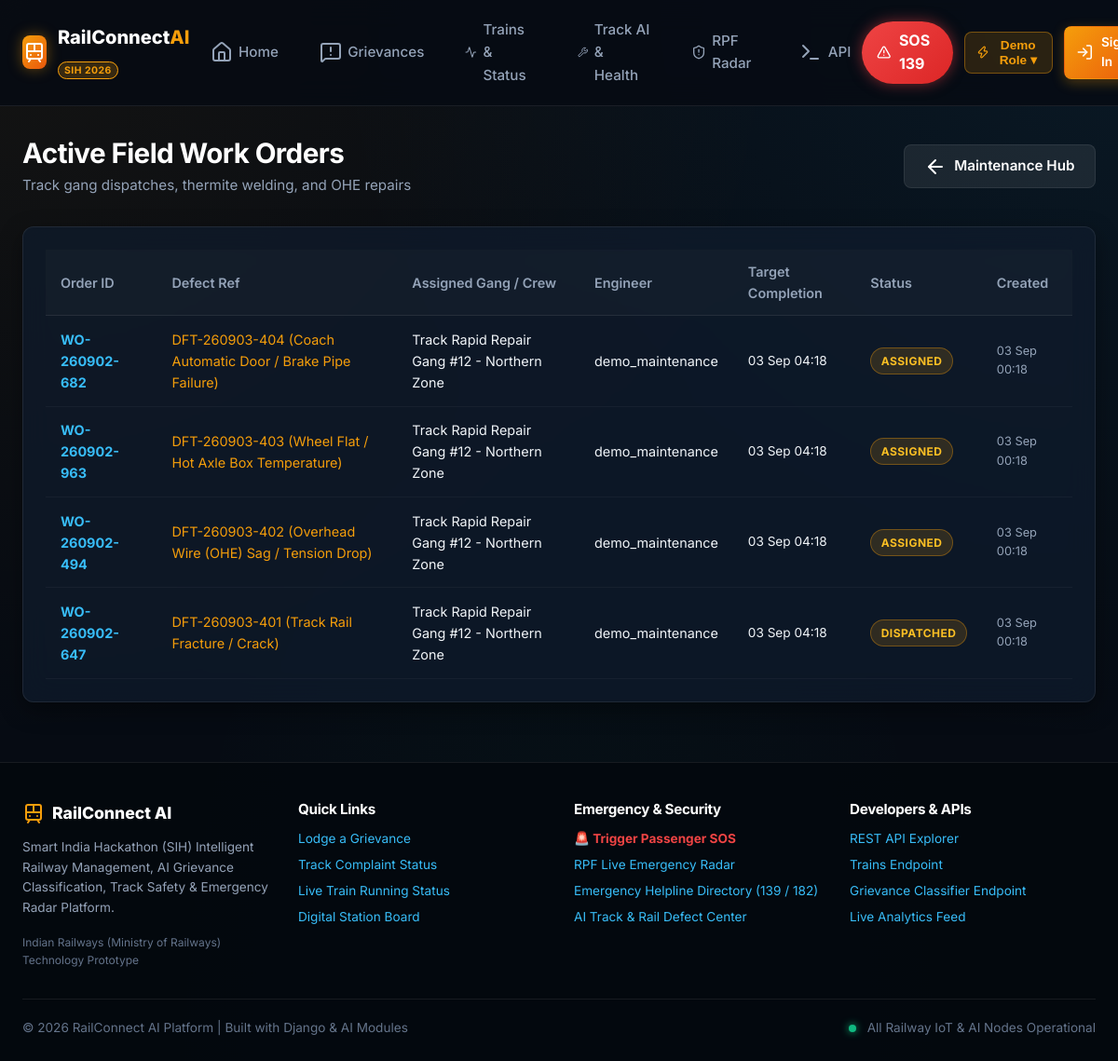
The page /maintenance/work-orders/ on the database its author committed.
### apps/maintenance/models.py (models this page shows, shortened)
class WorkOrder(models.Model):
    order_id = models.CharField(max_length=30, unique=True, default=generate_work_order_id, editable=False)
    defect = models.ForeignKey(DefectReport, on_delete=models.CASCADE, related_name='work_orders')
    assigned_crew = models.CharField(max_length=150, default="Track Inspection Gang #4 - Northern Railway")
    assigned_engineer = models.ForeignKey(User, on_delete=models.SET_NULL, null=True, blank=True, related_name='assigned_work_orders')
    target_completion_time = models.DateTimeField(null=True, blank=True)
    repair_summary = models.TextField(blank=True)
    status = models.CharField(max_length=30, default="Assigned", choices=[
        ('Assigned', 'Assigned'),
        ('Dispatched', 'Team Dispatched on Site'),
        ('Work_Completed', 'Work Completed'),
        ('Safety_Certified', 'Safety Certified'),
    ])
    created_at = models.DateTimeField(auto_now_add=True)
    completed_at = models.DateTimeField(null=True, blank=True)
    class Meta:
        ordering = ['-created_at']

class DefectReport(models.Model):
    report_id = models.CharField(max_length=30, unique=True, default=generate_defect_id, editable=False)
    defect_type = models.CharField(max_length=40, choices=DefectType.choices, default=DefectType.TRACK_CRACK)
    severity = models.CharField(max_length=20, choices=DefectSeverity.choices, default=DefectSeverity.MAJOR)
    section_name = models.CharField(max_length=150, help_text="e.g. Kanpur - Prayagraj Section")
    track_km_marker = models.CharField(max_length=50, help_text="e.g. KM 442/18 - 442/20")
    latitude = models.FloatField(default=28.6139)
    longitude = models.FloatField(default=77.2090)
    train_number = models.CharField(max_length=20, blank=True, help_text="If detected on coach or rolling stock")
    coach_number = models.CharField(max_length=20, blank=True)
    description = models.TextField()
    ai_confidence_score = models.FloatField(default=92.5, help_text="AI Model Confidence % (e.g. 94.2%)")
    detected_by = models.CharField(max_length=100, default="RailVision AI Camera / Sensor Array")
    photo = models.ImageField(upload_to='maintenance_defects/', blank=True, null=True)
    status = models.CharField(max_length=30, choices=DefectStatus.choices, default=DefectStatus.DETECTED)
    reported_by = models.ForeignKey(User, on_delete=models.SET_NULL, null=True, blank=True)
    created_at = models.DateTimeField(auto_now_add=True)
    updated_at = models.DateTimeField(auto_now=True)
    resolved_at = models.DateTimeField(null=True, blank=True)
    class Meta:
        ordering = ['-created_at']

### apps/maintenance/views.py (the view)
# urls.py: path('work-orders/', views.work_order_list_view, name='work_orders'),
def work_order_list_view(request):
    orders = WorkOrder.objects.select_related('defect', 'assigned_engineer').all()
    return render(request, 'maintenance/work_orders.html', {'orders': orders})

### templates/maintenance/work_orders.html (shortened to what this page needs)
{% extends 'base.html' %}
{% block content %}
<div class="container" style="padding-top: 2rem; padding-bottom: 4rem;">
    <div class="flex justify-between items-center" style="margin-bottom: 2rem;">
        <div>
            <h1 style="font-size: 1.85rem; margin-bottom: 0.25rem;">Active Field Work Orders</h1>
            <p style="color: var(--text-muted); font-size: 0.95rem;">Track gang dispatches, thermite welding, and OHE repairs</p>
        </div>
        <a href="{% url 'maintenance:dashboard' %}" class="btn btn-secondary">
            <i data-lucide="arrow-left"></i> Maintenance Hub
        </a>
    </div>
    <div class="card">
        <div class="table-responsive">
            <table class="table">
                <thead>
                    <tr>
                        <th>Order ID</th>
                        <th>Defect Ref</th>
                        <th>Assigned Gang / Crew</th>
                        <th>Engineer</th>
                        <th>Target Completion</th>
                        <th>Status</th>
                        <th>Created</th>
                    </tr>
                </thead>
                <tbody>
                    {% for order in orders %}
                        <tr>
                            <td><strong style="color: var(--secondary);">{{ order.order_id }}</strong></td>
                            <td>
                                <a href="{% url 'maintenance:detail' order.defect.report_id %}" style="color: var(--primary);">
                                    {{ order.defect.report_id }} ({{ order.defect.get_defect_type_display }})
                                </a>
                            </td>
                            <td>{{ order.assigned_crew }}</td>
                            <td>{{ order.assigned_engineer.username|default:"Duty Officer" }}</td>
                            <td style="font-size: 0.85rem;">{{ order.target_completion_time|date:"d M H:i"|default:"Immediate" }}</td>
                            <td><span class="badge badge-warning">{{ order.status }}</span></td>
                            <td style="font-size: 0.8rem; color: var(--text-muted);">{{ order.created_at|date:"d M H:i" }}</td>
                        </tr>
                    {% empty %}
                        <tr>
                            <td colspan="7" style="text-align: center; color: var(--text-subtle); padding: 2rem;">No work orders active.</td>
                        </tr>
                    {% endfor %}
                </tbody>
            </table>
        </div>
    </div>
</div>
{% endblock %}

### static/css/style.css (style rules this page uses)
:root { --bg-main: #060b13; --bg-surface: #0c1626; --bg-card: rgba(15, 27, 45, 0.75); --bg-card-hover: rgba(22, 38, 62, 0.85); --bg-glass: rgba(255, 255, 255, 0.03); --border-subtle: rgba(255, 255, 255, 0.08); --border-accent: rgba(245, 158, 11, 0.4); --border-glow: rgba(56, 189, 248, 0.3); --primary: #f59e0b; --primary-hover: #d97706; --primary-light: rgba(245, 158, 11, 0.15); --secondary: #38bdf8; --secondary-hover: #0284c7; --secondary-light: rgba(56, 189, 248, 0.15); --accent-emerald: #10b981; --accent-ruby: #ef4444; --accent-purple: #a855f7; --text-main: #f1f5f9; --text-muted: #94a3b8; --text-subtle: #64748b; --font-sans: 'Inter', -apple-system, BlinkMacSystemFont, "Segoe UI", Roboto, sans-serif; --radius-sm: 8px; --radius-md: 12px; --radius-lg: 18px; --radius-full: 9999px; --shadow-sm: 0 2px 8px rgba(0, 0, 0, 0.3); --shadow-md: 0 8px 24px rgba(0, 0, 0, 0.4); --shadow-lg: 0 16px 40px rgba(0, 0, 0, 0.6); --shadow-glow: 0 0 25px rgba(245, 158, 11, 0.25); --shadow-ruby: 0 0 25px rgba(239, 68, 68, 0.35); --transition: all 0.25s cubic-bezier(0.4, 0, 0.2, 1); }
* { margin: 0; padding: 0; box-sizing: border-box; }
body { background-color: var(--bg-main); background-image: radial-gradient(at 0% 0%, rgba(245, 158, 11, 0.06) 0px, transparent 50%), radial-gradient(at 100% 0%, rgba(56, 189, 248, 0.08) 0px, transparent 50%), radial-gradient(at 50% 100%, rgba(16, 185, 129, 0.04) 0px, transparent 50%); background-attachment: fixed; color: var(--text-main); font-family: var(--font-sans); line-height: 1.6; min-height: 100vh; display: flex; flex-direction: column; }
h1, h2, h3, h4, h5, h6 { font-weight: 700; color: #ffffff; letter-spacing: -0.02em; line-height: 1.25; }
a { color: var(--secondary); text-decoration: none; transition: var(--transition); }
.container { max-width: 1280px; margin: 0 auto; padding: 0 1.5rem; width: 100%; }
.flex { display: flex; }
.items-center { align-items: center; }
.justify-between { justify-content: space-between; }
.btn { display: inline-flex; align-items: center; justify-content: center; gap: 0.5rem; padding: 0.65rem 1.35rem; font-size: 0.95rem; font-weight: 600; border-radius: var(--radius-sm); cursor: pointer; border: 1px solid transparent; transition: var(--transition); text-decoration: none; }
.btn-secondary { background: rgba(255, 255, 255, 0.08); border-color: var(--border-subtle); color: #ffffff; }
.card { background: var(--bg-card); backdrop-filter: blur(16px); -webkit-backdrop-filter: blur(16px); border: 1px solid var(--border-subtle); border-radius: var(--radius-md); padding: 1.5rem; box-shadow: var(--shadow-md); transition: var(--transition); }
.badge { display: inline-flex; align-items: center; gap: 0.35rem; padding: 0.25rem 0.65rem; border-radius: var(--radius-full); font-size: 0.75rem; font-weight: 700; text-transform: uppercase; letter-spacing: 0.04em; }
.badge-high, .badge-warning { background: rgba(245, 158, 11, 0.15); color: #fbbf24; border: 1px solid rgba(245, 158, 11, 0.35); }
.table-responsive { overflow-x: auto; width: 100%; }
.table { width: 100%; border-collapse: collapse; text-align: left; font-size: 0.9rem; }
.table th { padding: 0.75rem 1rem; color: var(--text-muted); font-weight: 600; border-bottom: 1px solid var(--border-subtle); background: rgba(255, 255, 255, 0.02); }
.table td { padding: 0.85rem 1rem; border-bottom: 1px solid rgba(255, 255, 255, 0.04); color: var(--text-main); }

### rows shown on the page
WorkOrder: order_id "WO-260902-682", defect.report_id "DFT-260903-404", defect.defect_type "Coach Automatic Door / Brake Pipe Failure", assigned_crew "Track Rapid Repair Gang #12 - Northern Zone", assigned_engineer.username "demo_maintenance", target_completion_time "03 Sep 04:18", status "ASSIGNED", created_at "03 Sep 00:18"
WorkOrder: order_id "WO-260902-963", defect.report_id "DFT-260903-403", defect.defect_type "Wheel Flat / Hot Axle Box Temperature", assigned_crew "Track Rapid Repair Gang #12 - Northern Zone", assigned_engineer.username "demo_maintenance", target_completion_time "03 Sep 04:18", status "ASSIGNED", created_at "03 Sep 00:18"
WorkOrder: order_id "WO-260902-494", defect.report_id "DFT-260903-402", defect.defect_type "Overhead Wire (OHE) Sag / Tension Drop", assigned_crew "Track Rapid Repair Gang #12 - Northern Zone", assigned_engineer.username "demo_maintenance", target_completion_time "03 Sep 04:18", status "ASSIGNED", created_at "03 Sep 00:18"
WorkOrder: order_id "WO-260902-647", defect.report_id "DFT-260903-401", defect.defect_type "Track Rail Fracture / Crack", assigned_crew "Track Rapid Repair Gang #12 - Northern Zone", assigned_engineer.username "demo_maintenance", target_completion_time "03 Sep 04:18", status "DISPATCHED", created_at "03 Sep 00:18"
